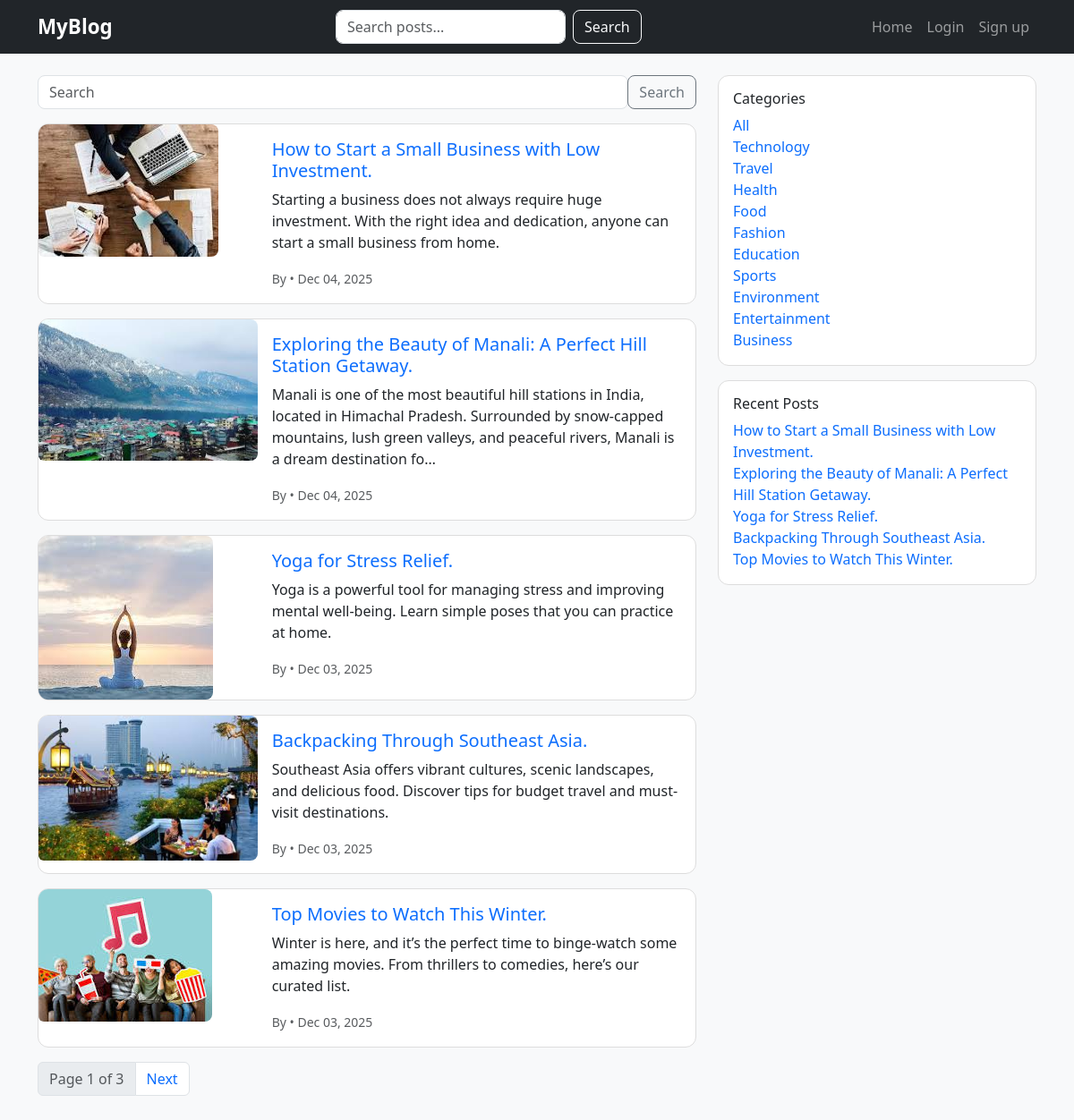
The page / on the database its author committed.
### myblog/models.py (models this page shows, shortened)
class Post(models.Model):
    STATUS_CHOICES = (('draft', 'Draft'), ('published', 'Published'))
    title = models.CharField(max_length=200)
    slug = models.SlugField(max_length=220, unique=True, blank=True)
    author = models.ForeignKey(User, on_delete=models.CASCADE)
    content = models.TextField()
    feature_image = models.ImageField(upload_to='posts/', blank=True, null=True)
    category = models.ForeignKey(Category, on_delete=models.SET_NULL, null=True, blank=True)
    status = models.CharField(max_length=10, choices=STATUS_CHOICES, default='draft')
    created_at = models.DateTimeField(auto_now_add=True)
    updated_at = models.DateTimeField(auto_now=True)
    category = models.ForeignKey(Category, on_delete=models.CASCADE, related_name='posts')
    class Meta:
        ordering = ['-created_at']

class Category(models.Model):
    name = models.CharField(max_length=100, unique=True)
    slug = models.SlugField(unique=True)

### myblog/views.py (the view)
# urls.py: 2. Add a URL to urlpatterns:  path('', views.home, name='home')
def home(request):
    query = request.GET.get('query')
    category_slug = request.GET.get('category')
    posts = Post.objects.filter(status='published').order_by('-created_at')
    if query:
        posts = posts.filter(
            Q(title__icontains=query) |
            Q(content__icontains=query) |
            Q(category__name__icontains=query)
        )
    if category_slug:
        posts = posts.filter(category__slug=category_slug)
    paginator = Paginator(posts, 5)
    page_number = request.GET.get('page')
    posts = paginator.get_page(page_number)
    categories = Category.objects.all()
    recent_posts = Post.objects.filter(status='published').order_by('-created_at')[:5]
    return render(request, 'blog/home.html', {'posts': posts, 'query': query, 'category_slug': category_slug, 'categories': categories, 'recent_posts': recent_posts})

### myblog/templates/blog/home.html (shortened to what this page needs)
{% extends 'blog/base.html' %}
{% block content %}
<div class="row">
  <div class="col-md-8">
    <form method="get" class="mb-3">
      <div class="input-group">
        <input type="text" name="query" class="form-control" placeholder="Search"
          value="{{ request.GET.query|default_if_none:'' }}">
        <button class="btn btn-outline-secondary" type="submit">Search</button>
      </div>
    </form>
    {% for post in posts %}
    <div class="card mb-3">
      <div class="row g-0">
        {% if post.feature_image %}
        <div class="col-md-4">
          <img src="{{ post.feature_image.url }}" class="img-fluid rounded-start" alt="{{ post.title }}">
        </div>
        <div class="col-md-8">
          {% else %}
          <div class="col-12">
            {% endif %}
            <div class="card-body">
              <h5 class="card-title">
                <a href="{% url 'post_detail' post.slug %}">{{ post.title }}</a>
              </h5>
              <p class="card-text">{{ post.content|truncatechars:200|safe }}</p>
              <p class="card-text">
                <small class="text-muted">By {{ post.user.username }} • {{ post.created_at|date:'M d, Y' }}</small>
              </p>
            </div>
          </div>
        </div>
      </div>
      {% empty %}
      <p>No posts found.</p>
      {% endfor %}
      <nav>
        <ul class="pagination">
          <li class="page-item disabled"><span class="page-link">Page {{ posts.number }} of {{ posts.paginator.num_pages }}</span></li>
          {% if posts.has_next %}
          <li class="page-item"><a class="page-link"
              href="?page={{ posts.next_page_number }}{% if q %}&q={{ q }}{% endif %}{% if category_slug %}&category={{ category_slug }}{% endif %}">Next</a>
          </li>
          {% endif %}
        </ul>
      </nav>
    </div>
    <div class="col-md-4">
      <div class="card mb-3 p-3">
        <h6>Categories</h6>
        <ul class="list-unstyled mb-0">
          <li><a href="{% url 'home' %}">All</a></li>
          {% for category in categories %}
          <li><a href="?category={{ category.slug }}">{{ category.name }}</a></li>
          {% endfor %}
        </ul>
      </div>
      <div class="card mb-3 p-3">
        <h6>Recent Posts</h6>
        <ul class="list-unstyled mb-0">
          {% for r in recent_posts %}
          <li><a href="{% url 'post_detail' r.slug %}">{{ r.title }}</a></li>
          {% empty %}
          <li>No recent posts found.</li>
          {% endfor %}
        </ul>
      </div>
    </div>
  </div>
  {% endblock %}

### myblog/templates/blog/base.html (shortened to what this page needs)
<!doctype html>
<html lang="en">
<head>
  {% load static %}
  <link href="https://cdn.jsdelivr.net/npm/bootstrap@5.3.0/dist/css/bootstrap.min.css" rel="stylesheet">
  <link rel="stylesheet" href="{% static 'css/styles.css' %}">
</head>
<body>
  <nav class="navbar navbar-expand-lg navbar-dark bg-dark">
    <div class="container">
      <a class="navbar-brand" href="{% url 'home' %}">MyBlog</a>
      <div class="collapse navbar-collapse" id="mainNav">
        <form class="d-flex ms-auto me-3" action="{% url 'home' %}" method="get">
          <input class="form-control me-2" type="search" name="query" placeholder="Search posts..." value="{{ request.GET.query|default:'' }}">
          <button class="btn btn-outline-light" type="submit">Search</button>
        </form>
        <ul class="navbar-nav ms-auto">
          <li class="nav-item"><a class="nav-link" href="{% url 'home' %}">Home</a></li>
          {% if user.is_authenticated %}
          <li class="nav-item"><a class="nav-link" href="{% url 'dashboard' %}">Dashboard</a></li>
          <li class="nav-item"><a class="nav-link" href="{% url 'logout' %}">Logout</a></li>
          {% else %}
          <li class="nav-item"><a class="nav-link" href="{% url 'login' %}">Login</a></li>
          <li class="nav-item"><a class="nav-link" href="{% url 'signup' %}">Sign up</a></li>
          {% endif %}
        </ul>
      </div>
    </div>
  </nav>
  <div class="container my-4">
    {% block content %}{% endblock %}
  </div>
</body>
</html>

### static/css/styles.css (style rules this page uses)
body { background-color: #f8f9fa; font-family: 'Segoe UI', Tahoma, Geneva, Verdana, sans-serif; }
a { text-decoration: none; }
* { transition: 0.2s ease-in-out; }
.navbar-brand { font-weight: 600; font-size: 1.4rem; }
.card { border-radius: 12px; overflow: hidden; border: 1px solid #ddd; background: #fff; }
.card img { border-radius: 8px; object-fit: cover; }
form input, form select, form textarea { border-radius: 8px !important; }
button { border-radius: 8px !important; }

### rows shown on the page
Post: feature_image (picture), title "How to Start a Small Business with Low Investment.", content "Starting a business does not always require huge investment. With the right idea and dedication, anyone can start a small business from home.", created_at "Dec 04, 2025"
Post: feature_image (picture), title "Exploring the Beauty of Manali: A Perfect Hill Station Getaway.", content "Manali is one of the most beautiful hill stations in India, located in Himachal Pradesh. Surrounded by snow-capped mountains, lush green valleys, and peaceful rivers, Manali is a dream destination fo…", created_at "Dec 04, 2025"
Post: feature_image (picture), title "Yoga for Stress Relief.", content "Yoga is a powerful tool for managing stress and improving mental well-being. Learn simple poses that you can practice at home.", created_at "Dec 03, 2025"
Post: feature_image (picture), title "Backpacking Through Southeast Asia.", content "Southeast Asia offers vibrant cultures, scenic landscapes, and delicious food. Discover tips for budget travel and must-visit destinations.", created_at "Dec 03, 2025"
Post: feature_image (picture), title "Top Movies to Watch This Winter.", content "Winter is here, and it’s the perfect time to binge-watch some amazing movies. From thrillers to comedies, here’s our curated list.", created_at "Dec 03, 2025"
Category: name "Technology"
Category: name "Travel"
Category: name "Health"
Category: name "Food"
Category: name "Fashion"
Category: name "Education"
Category: name "Sports"
Category: name "Environment"
Category: name "Entertainment"
Category: name "Business"

### other values the page prints
{{ posts.number }} "1"
{{ posts.paginator.num_pages }} "3"
